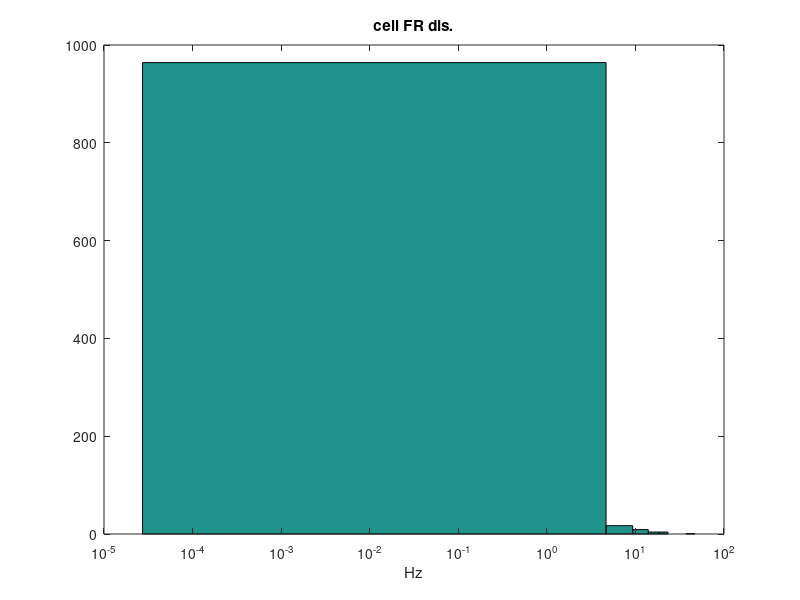
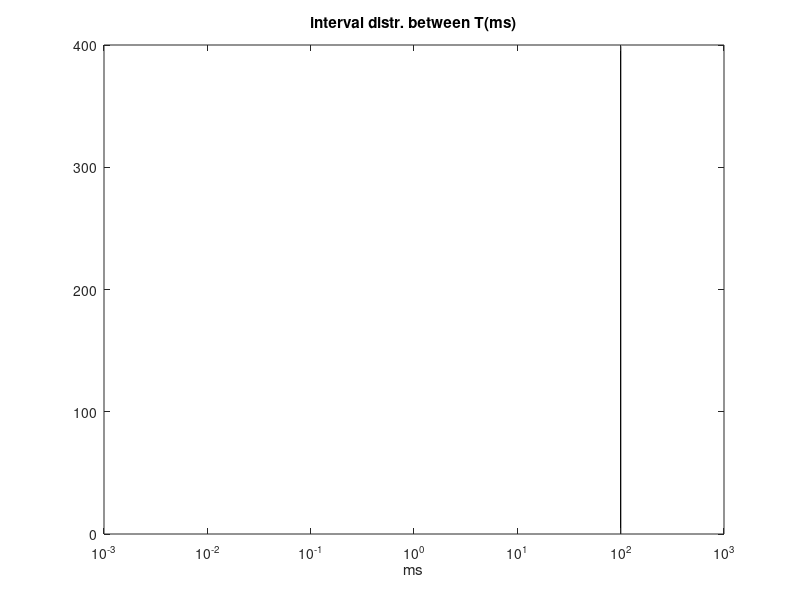

Here is the MATLAB script that generated these plots, in order: (Note: this script raises an error after producing the figures.)
clear all;close all;
clc;

rng(1)
F=8; %%%%%Hz  define rythmicity f(Hz)-main
FR=1; %20 %%%%control mean FR of input(Hz)
cell_num=1000;%%%%% number of cells needed to generate, including PFC,ER and PR,1800 as original
t_len=50000; %defind time length to generate(ms)
sigma_FR=120;%0.2; %%Hz, to control the variability among cells' FR
sigma_spk=40;%5; %%ms, to control the variability within one cell's spk time

mu = log((FR^2)/sqrt(sigma_FR+FR^2));
sigma = sqrt(log(sigma_FR/(FR^2)+1));

FR_cell = lognrnd(mu,sigma,[cell_num,1]); %%%randomize FR
spk_num_cell=round(t_len*FR_cell/1000);
figure (1)
hist(FR_cell);set(gca,'xscale','log');xlabel('Hz'); title('cell FR dis.');


%%%%generate nT(interval) based on lognormal distribution
T_main=1000/F; %%%%%Hz  define main rythmicity interval(ms)
T_rand=T_main;
sigma_T=1*7; %%to control the variability among interval(ms)

mu = log((T_main^2)/sqrt(sigma_T+T_main^2));
sigma = sqrt(log(sigma_T/(T_main^2)+1));
k=0;
while T_rand(end)<=t_len;
    k=k+1
    T_temp=[];T_temp=T_rand(end)+lognrnd(mu,sigma);
    T_rand=[T_rand,T_temp];
end
figure (345)
hist(diff(T_rand),[0:0.01:100]);set(gca,'xscale','log');xlabel('ms');title('interval distr. between T(ms)');

for j=1:cell_num;
    clear spk_int
    spk_int=datasample([1:numel(T_rand)],spk_num_cell(j));
    spiketime_cell{j,1}=T_rand(spk_int)+normrnd(0,sigma_spk,[1,numel(spk_int)]); %%%to store spk time(ms) per cell
    
    spiketime_cell{j,1}=unique(round(spiketime_cell{j,1}(1,spiketime_cell{j,1}>0)*1e2)/1e2);%%%%make sure event diff is greater thn 0.01
    spiketime_cell{j,1}=sort(spiketime_cell{j,1});
end

%%%plot generated spike raster
%figure (2)
% for i=1:cell_num;
% hold on;plot(spiketime_cell{i,1},i*ones(1,numel(spiketime_cell{i,1})),'red.')
% end;
% axis tight;

%%%%plot moving-windowed firing rate     
spiketimes=[spiketime_cell{:}]';
spiketimes=spiketimes(spiketimes<=t_len&spiketimes>0.5);
binSize = 20; %%ms
timeMax = max(spiketimes);
timeMax = timeMax - binSize;
binSpikeCount = [];

% tt_low=[0:1:tstop]-(binSize/2);
tt_up=[0:1:t_len]+(binSize/2);
N_up = histc(spiketimes, tt_up);

movingSum = conv(N_up, ones(1, binSize));% N_up = histc(spiketimes, tt_up);

%%%%to plot P and I group rate sepertated.
% spiketimes_P=[spiketime_cell{1:27*900}]';
% spiketimes_I=[spiketime_cell{27*900+1:27*1000}]';
% movingSum_P=conv(histc(spiketimes_P, tt_up),ones(1, binSize));
% movingSum_I=conv(histc(spiketimes_I, tt_up),ones(1, binSize));
% figure(789)
% plot(movingSum_P/(27*900));hold on;plot(movingSum_I/(27*100),'r');legend('norm. group rate for p','norm. group rate for i');

figure (12222)
% psd(movingSum);
nfft=1024/2;fs=1000;
figure;plot(movingSum)
[pxx,f] = pwelch(movingSum,nfft,0,nfft,fs);

figure;plot(f,pxx); set(gca, 'YScale', 'log');set(gca, 'XScale', 'log'); 

% rSPT=round(spiketimes*1);
% rSPT_sort=sort(rSPT);
% rSPT_unique=unique(rSPT_sort);
% [n, bin] = histc(rSPT_sort, rSPT_unique);
% ev_P=zeros(round(max(rSPT_unique)),1);
% ev_P(rSPT_unique)=n;
% 
%      %ev_P(1:exclusive_time) = [];
% windowLen = 1024; 
% ev_P=ev_P-mean(ev_P);
% [f,Pxxn,tvect,Cxx] = psautospk(ev_P, 1, windowLen, bartlett(windowLen), windowLen/2, 'none') ;
% figure(1111)
%      plot(f,Pxxn,'blue', 'LineWidth', 2);
% set(gca,'yscale','log'); set(gca,'xscale','log');legend('PSD for PN firing rate');xlabel('Hz');ylabel('PSD');

%   for tt=0:1:tstop %timeMax
%    binSpikeTimes = spiketimes((spiketimes(:) >= tt-(binSize/2) & spiketimes(:) < tt+ (binSize/2) ) );
%    binSpikeCount(end+1) = length(binSpikeTimes);
% end
% firingRate= (1000*  binSpikeCount / binSize); % / length(nID) ; 
figure (1212123)
% firingRate=firingRate';
%subplot(2,1,1)
% plot(firingRate,'r');% plot(firingRate)
hold on; plot(movingSum*1000/binSize,'r');

dname=''

fid=fopen(fullfile(dname,'spikesmatrix_op_ryt'),'w');  %%%%for saving all pre (both INH and EXC) cells for PNs&ITNs 
for i=1:cell_num;
clear fmt; fmt=[repmat('%.2f\t',1,numel(spiketime_cell{i,:})) '\n'];   %%%%format
spikesnum(i,1) = numel((spiketime_cell{i,:}));   %%%%find spk time, unit is ms
fprintf(fid,fmt,spiketime_cell{i,:});
end

ind_num=cumsum(spikesnum);ind_num=[0;ind_num];
fid_ind=fopen(fullfile(dname,'spikes_ind_ryt'),'w'); %%%%%for saving index for segerate fid file for each neuron
%fclose(fid_ind)
fmt=[repmat('%d\t',1,2) '\n'];
for i=1:cell_num;
    i
 temp=[];temp=[ind_num(i),ind_num(i+1)-1];
 fprintf(fid_ind,fmt,temp);
end

